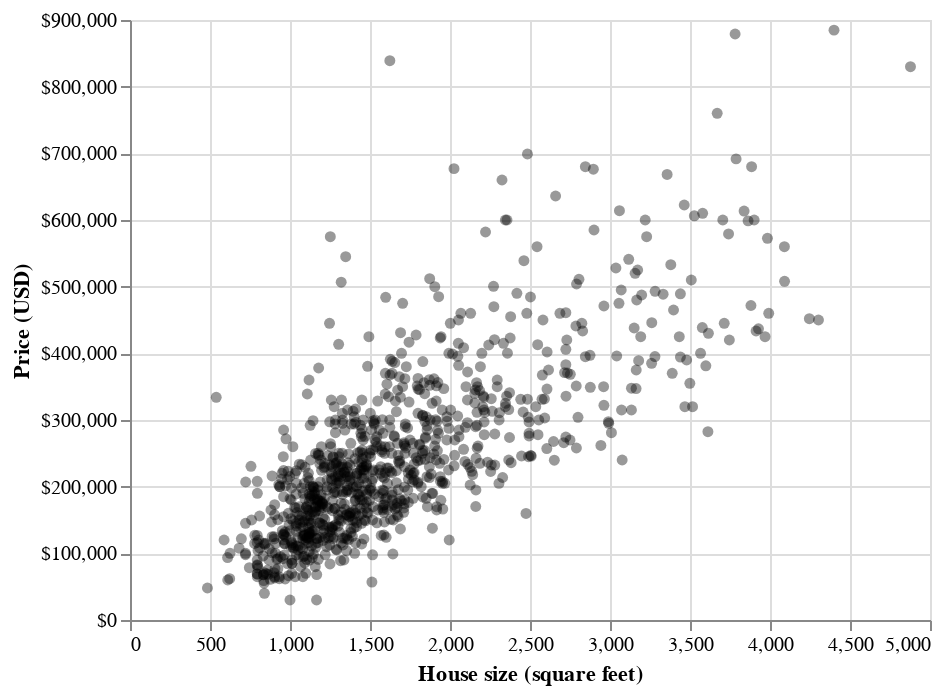

The notebook cell saved with this chart:
### Code cell
glue("fig:07-edaRegr", eda)

### Figure 1 — Vega-Lite specification as saved in the notebook (floating-point values rounded to 4 significant figures; data arrays with more than 128 entries replaced by an {"elided": "..."} marker saying what was removed)
{"config": {"view": {"continuousWidth": 400, "continuousHeight": 300}}, "data": {"name": "data-baf576362dd288a21ae2157b167929ca"}, "mark": {"type": "circle", "color": "black", "opacity": 0.4}, "encoding": {"x": {"field": "sqft", "scale": {"zero": false}, "title": "House size (square feet)", "type": "quantitative"}, "y": {"axis": {"format": "$,.0f"}, "field": "price", "title": "Price (USD)", "type": "quantitative"}}, "$schema": "https://vega.github.io/schema/vega-lite/v4.17.0.json", "datasets": {"data-baf576362dd288a21ae2157b167929ca": {"elided": "932 records"}}}
